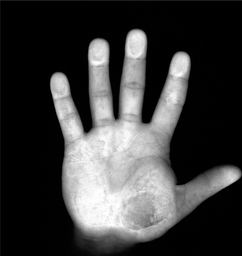
#> input picture 2025-algorithm-design/lab/07/hand.png, 242 x 256 px, shrunk from 518 x 547 before the run
$ python main.py
#> lines starting #> are read from the running program, lines starting #| are printed output that depends on the picture
import cv2
import numpy as np
import collections

class Dinic:
    def __init__(self, n):
        self.n = n
        self.graph = [[] for _ in range(n)]
        self.level = []

    def add_edge(self, u, v, capacity):
        # Forward edge and residual (backward) edge
        self.graph[u].append([v, capacity, len(self.graph[v])])
        self.graph[v].append([u, 0, len(self.graph[u]) - 1])

    def bfs(self, s, t):
        self.level = [-1] * self.n
        self.level[s] = 0
        queue = collections.deque([s])
        while queue:
            u = queue.popleft()
            for v, cap, rev_idx in self.graph[u]:
                if cap > 0 and self.level[v] < 0:
                    self.level[v] = self.level[u] + 1
                    queue.append(v)
        return self.level[t] >= 0

    def dfs(self, u, t, flow, ptr):
        if u == t or flow == 0:
            return flow
        for i in range(ptr[u], len(self.graph[u])):
            ptr[u] = i
            v, cap, rev_idx = self.graph[u][i]
            if self.level[v] == self.level[u] + 1 and cap > 0:
                pushed = self.dfs(v, t, min(flow, cap), ptr)
                if pushed > 0:
                    self.graph[u][i][1] -= pushed
                    self.graph[v][rev_idx][1] += pushed
                    return pushed
        return 0

    def max_flow(self, s, t):
        max_f = 0
        while self.bfs(s, t):
            ptr = [0] * self.n
            while True:
                pushed = self.dfs(s, t, float('inf'), ptr)
                if pushed == 0:
                    break
                max_f += pushed
        return max_f

    def get_reachable(self, s):
        """Finds all nodes reachable from S in the residual graph."""
        reachable = [False] * self.n
        queue = collections.deque([s])
        reachable[s] = True
        while queue:
            u = queue.popleft()
            for v, cap, rev_idx in self.graph[u]:
                if cap > 0 and not reachable[v]:
                    reachable[v] = True
                    queue.append(v)
        return reachable

def segment_image_scratch(img_path, scale=0.2, lam=10):
    # 1. Load and downscale for performance
#> called with img_path = 'hand.png', scale = 0.2, lam = 10
    img = cv2.imread(img_path, cv2.IMREAD_GRAYSCALE)
#> img is the input picture: shape (256, 242); min 0, max 255, mean 60.8
    img = cv2.resize(img, (0,0), fx=scale, fy=scale)
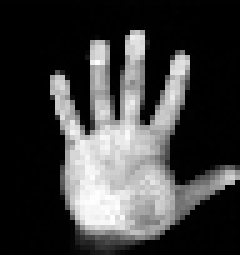
#> img: shape (51, 48) (shown 5 times larger); min 0, max 255, mean 61.4
    h, w = img.shape
#> h = 51; w = 48
    img_norm = img / 255.0

    # 2. Build Graph
    # Nodes: S (0), T (1), Pixels (2 to h*w + 1)
    S, T = 0, 1
    num_pixels = h * w
#> num_pixels = 2448
    dinic = Dinic(num_pixels + 2)

    def get_id(r, c): return r * w + c + 2

    for r in range(h):
        for c in range(w):
            u = get_id(r, c)
            val = img_norm[r, c]

            # T-links: Bias towards white as foreground
            dinic.add_edge(S, u, val)
            dinic.add_edge(u, T, 1.0 - val)

            # N-links: Horizontal and Vertical neighbors
            for dr, dc in [(0, 1), (1, 0)]:
                nr, nc = r + dr, c + dc
                if nr < h and nc < w:
                    v = get_id(nr, nc)
                    # Penalty for intensity difference
                    diff = abs(img_norm[r, c] - img_norm[nr, nc])
                    weight = lam * np.exp(-diff)
                    dinic.add_edge(u, v, weight)
                    dinic.add_edge(v, u, weight)

    # 3. Solve
    dinic.max_flow(S, T)
#> in bfs, `self.level = [-1] * self.n`: self.level = 2450 items
#> the loop in max_flow, `while self.bfs(s, t):` made 21 passes
#> after the loop in max_flow, `while self.bfs(s, t):`: max_f = 589.3
    reachable = dinic.get_reachable(S)
#> the loop in get_reachable, `while queue:` made 1 pass
#> u on pass 1: 0
#> after the loop in get_reachable, `while queue:`: reachable = 2450 items, first 6: True, False, False, False, False, False

    # 4. Reconstruct Mask
    mask = np.zeros((h, w), dtype=np.uint8)
    for r in range(h):
        for c in range(w):
            if reachable[get_id(r, c)]:
                mask[r, c] = 255
#> mask: shape (51, 48); every value is 0

    return img, mask

# Usage example for one instance
if __name__ == "__main__":
    original, result = segment_image_scratch('hand.png')
    cv2.imshow("Original", original)
    cv2.imshow("Segmented Mask", result)
    cv2.waitKey(0)
    cv2.destroyAllWindows()
